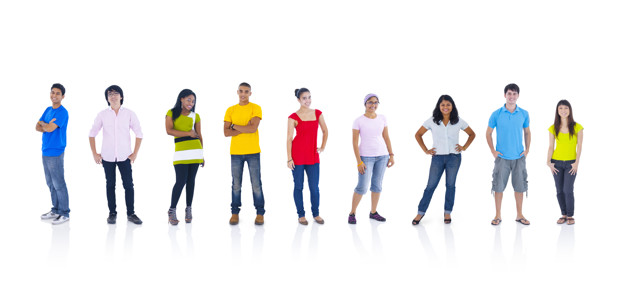
#> input picture 1_Computer_Vision/zz9_Material/Images/people3.jpg, 626 x 294 px, given in place of people2.jpg, which was not available
$ python Haarcascade.py
#> lines starting #> are read from the running program, lines starting #| are printed output that depends on the picture; after the words box and inside, x2 and y2 are one past the last pixel; in counts of white or black regions, pixels touching at a corner belong together; pictures that were not available may be replaced by others from this repository, and a replacement may not be noted
"""
Face Detection Using Haar Cascade
Consolidated from Haarcascade.ipynb
"""

import cv2 as cv
import matplotlib.pyplot as plt
from pathlib import Path

# Get repo root for file paths
repo_root = Path(__file__).parent.parent
samples_dir = repo_root / 'samples' / 'Images'

# Load image
print("Loading image...")
img = cv.imread(str(samples_dir / 'people2.jpg'))
#> img is the input picture: shape (294, 626, 3); mean B, G, R 234.7, 234.1, 235.2
print("original shape, ", img.shape)
#| original shape,  (294, 626, 3)
imgrey = cv.cvtColor(img, cv.COLOR_BGR2GRAY)
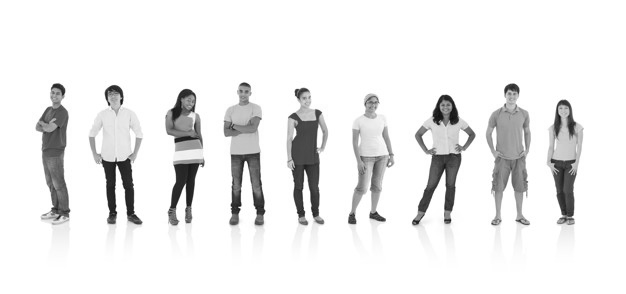
#> imgrey: shape (294, 626); min 15, max 255, mean 234.5
print("gray shape, ", imgrey.shape)
#| gray shape,  (294, 626)

# Face detection with Haar Cascade
print("\nRunning Haar Cascade face detection...")
facedetector = cv.CascadeClassifier(cv.data.haarcascades + 'haarcascade_frontalface_default.xml')
det = facedetector.detectMultiScale(imgrey, scaleFactor=1.2, minNeighbors=7)
#> det = ()
print(f"Found {len(det)} faces")
#| Found 0 faces
print("Note: Inaccurate as there are actually 14 faces")


for (x, y, h, w) in det:
    cv.rectangle(img, (x, y), (x + w, y + h), (0, 0, 255), 2)
#> this loop made 0 passes


plt.figure(figsize=(10, 6))
plt.imshow(cv.cvtColor(img, cv.COLOR_BGR2RGB))
plt.title("Haar Cascade Face Detection")
plt.axis("off")
plt.show()


img = cv.imread(str(samples_dir / 'people1.jpg'))
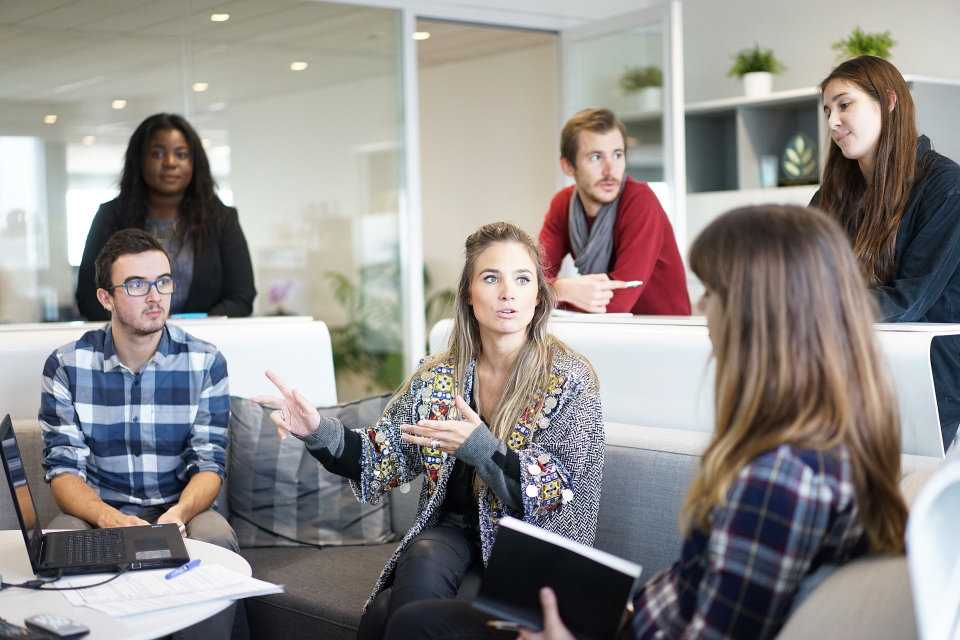
#> input picture 1_Computer_Vision/zz9_Material/Images/people1.jpg, 1920 x 1280 px, found by its file name (shown at 1/2 size)
#> img is the input picture: shape (1280, 1920, 3); mean B, G, R 136.9, 139, 142.8
print("original image shape:", img.shape)
#| original image shape: (1280, 1920, 3)
img = cv.resize(img, (1200, 1000))
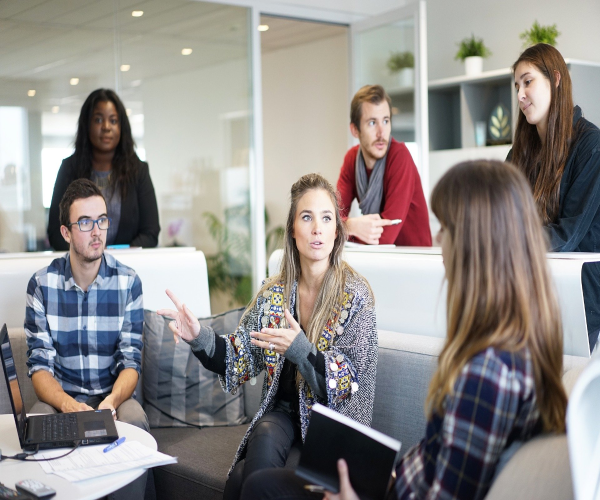
#> img: shape (1000, 1200, 3) (shown at 1/2 size); mean B, G, R 136.8, 138.9, 142.7
print("resized image shape:", img.shape)
#| resized image shape: (1000, 1200, 3)
imgrey = cv.cvtColor(img, cv.COLOR_BGR2GRAY)
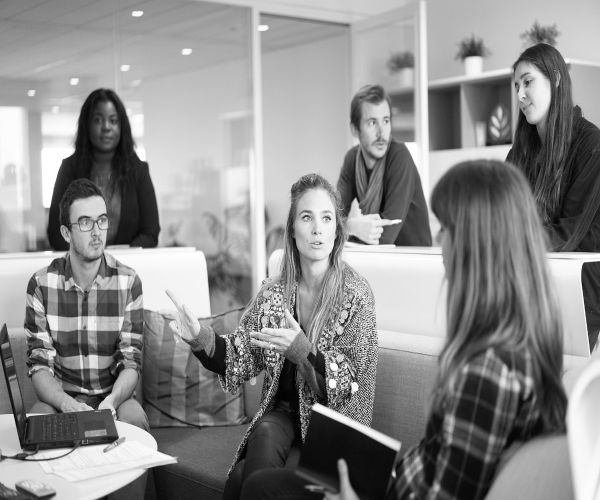
#> imgrey: shape (1000, 1200) (shown at 1/2 size); min 0, max 255, mean 139.8


plt.figure(figsize=(10, 6))
plt.imshow(cv.cvtColor(img, cv.COLOR_BGR2RGB))
plt.title("Original Image")
plt.axis("off")
plt.show()

plt.figure(figsize=(10, 6))
plt.imshow(imgrey, cmap='gray')
plt.title("Grayscale Image")
plt.axis("off")
plt.show()

# Eye and face detection with different parameters
print("\nRunning face and eye detection...")
eye_detector = cv.CascadeClassifier(cv.data.haarcascades + 'haarcascade_eye.xml')
fd = cv.CascadeClassifier(cv.data.haarcascades + 'haarcascade_frontalface_default.xml')


dihtihtions = fd.detectMultiScale(imgrey, scaleFactor=1.25, minNeighbors=5)
#> dihtihtions = [[174, 211, 79, 79], [715, 208, 90, 90], [138, 403, 101, 101], [577, 390, 115, 115]]
print(f"First detection found {len(dihtihtions)} faces")
#| First detection found 4 faces

# Draw face rectangles
for (x, y, w, h) in dihtihtions:
    cv.rectangle(img, (x, y), (x + w, y + h), (0, 0, 255), 2)
#> this loop made 4 passes
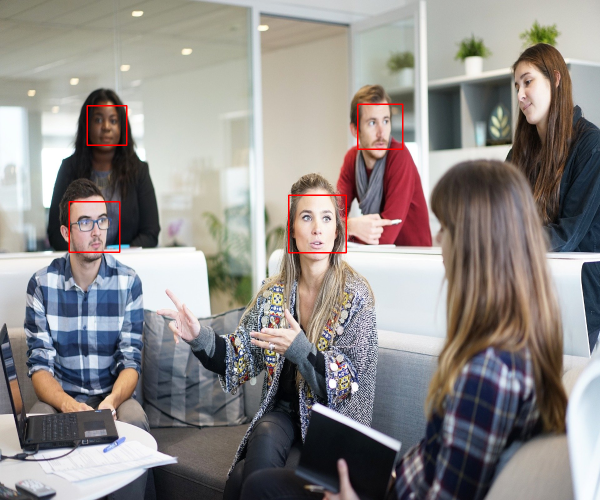
#> img: shape (1000, 1200, 3) (shown at 1/2 size); 0.38% of pixels changed, all inside (x1, y1, x2, y2) = (137, 207, 807, 507)

# Eye detection with specific parameters
idih = eye_detector.detectMultiScale(imgrey, scaleFactor=1.16, minNeighbors=8, maxSize=(44, 44))
#> idih = [[1043, 155, 24, 24], [184, 228, 24, 24], [733, 232, 25, 25], [598, 421, 30, 30], [640, 424, 25, 25]]
print("Eye detection results:", idih)
#| Eye detection results: [[1043  155   24   24]
#|  [ 184  228   24   24]
#|  [ 733  232   25   25]
#|  [ 598  421   30   30]
#|  [ 640  424   25   25]]

# Second detection with different parameters
print("\nRefining detection parameters...")
for (x, y, w, h) in dihtihtions:
    cv.rectangle(img, (x, y), (x + w, y + h), (0, 0, 255), 2)

idih = eye_detector.detectMultiScale(imgrey, scaleFactor=1.04   , minNeighbors=9, maxSize=(26, 26))
#> idih = [[1043, 156, 23, 23], [186, 229, 23, 23], [214, 231, 22, 22], [734, 235, 23, 23], [601, 424, 23, 23], [641, 425, 23, 23], [192, 429, 23, 23], [160, 434, 22, 22]]
print("Refined eye detection:", idih)
#| Refined eye detection: [[1043  156   23   23]
#|  [ 186  229   23   23]
#|  [ 214  231   22   22]
#|  [ 734  235   23   23]
#|  [ 601  424   23   23]
#|  [ 641  425   23   23]
#|  [ 192  429   23   23]
#|  [ 160  434   22   22]]

# Draw eye rectangles
for (x, y, w, h) in idih:
    cv.rectangle(img, (x, y), (x + w, y + h), (140, 230, 10), 2)
#> this loop made 8 passes
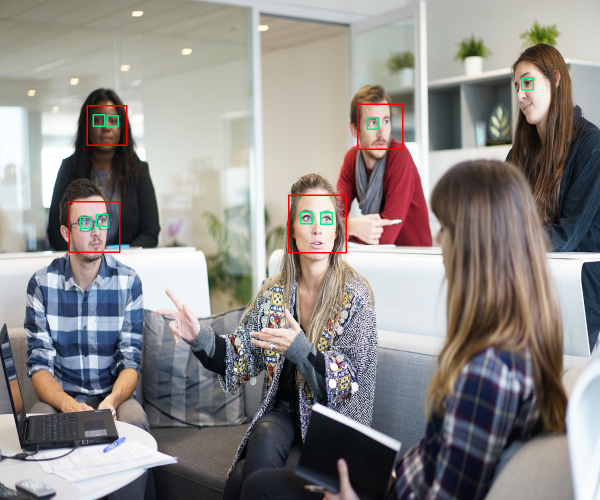
#> img: shape (1000, 1200, 3) (shown at 1/2 size); 0.18% of pixels changed, all inside (x1, y1, x2, y2) = (159, 155, 1068, 458)

# Display final results
plt.figure(figsize=(8, 6))
plt.imshow(cv.cvtColor(img, cv.COLOR_BGR2RGB))
plt.title('Face and Eye Detection with Haar Cascade')
plt.axis("off")
plt.show()
